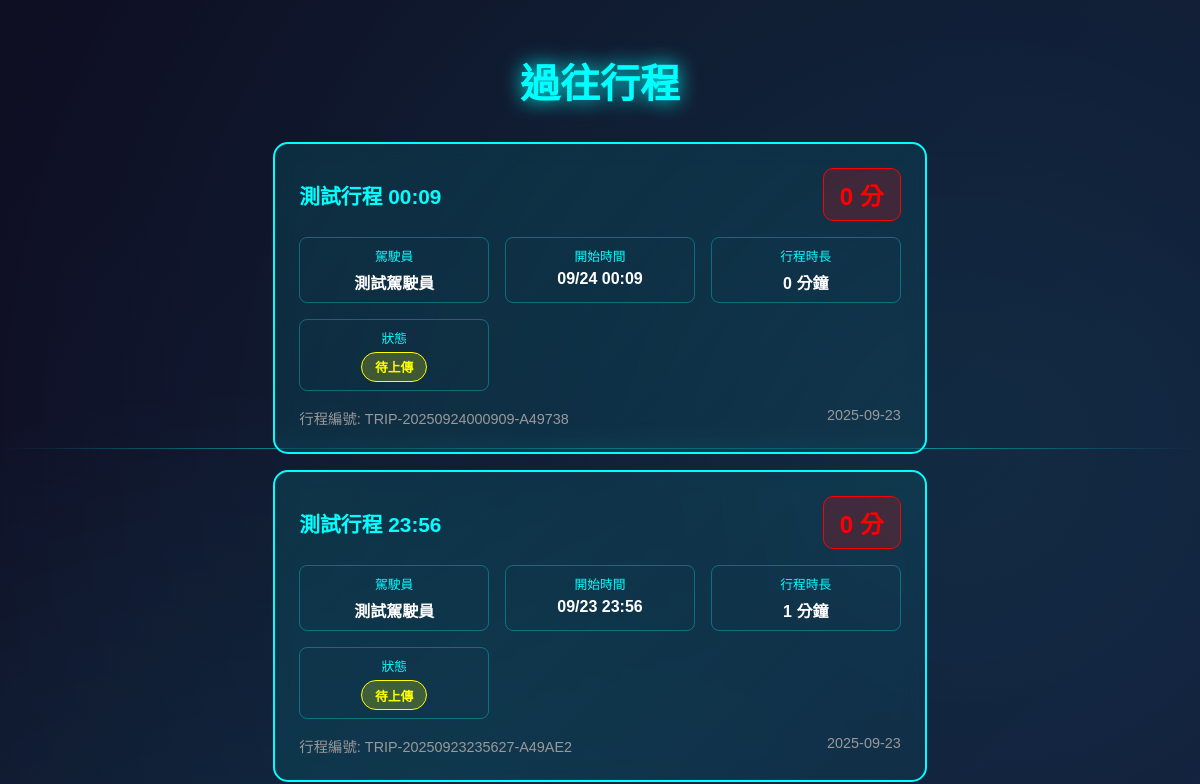
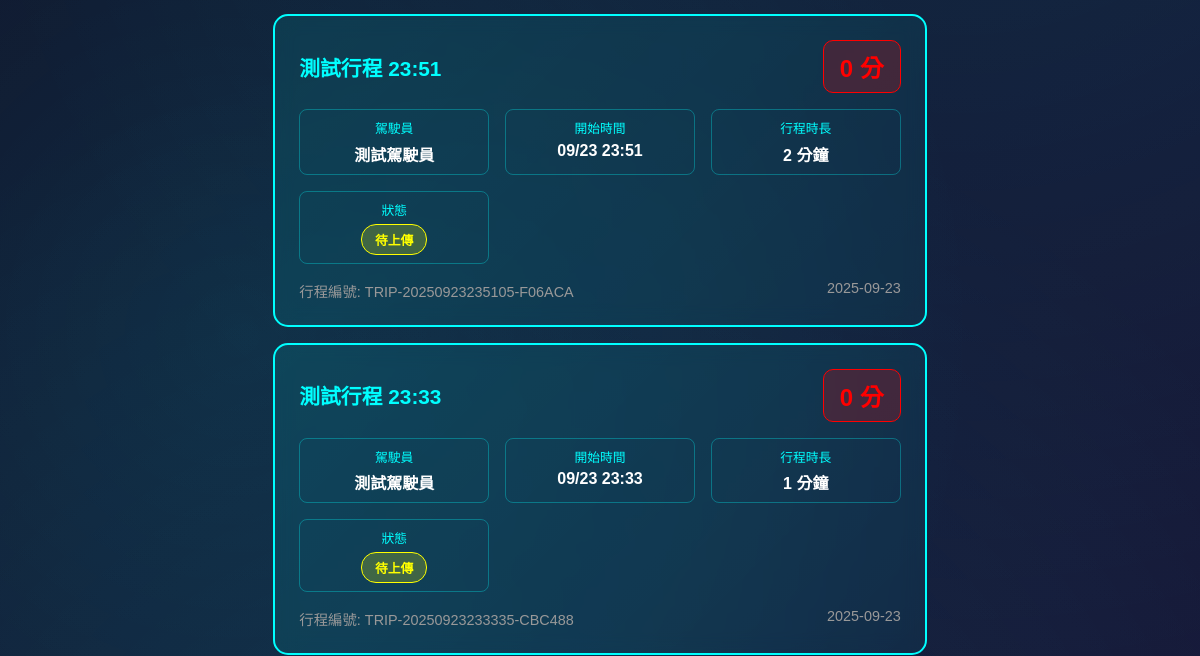
The page /trip/history (upper part) on the database as committed earlier (2 pictures, top to bottom).
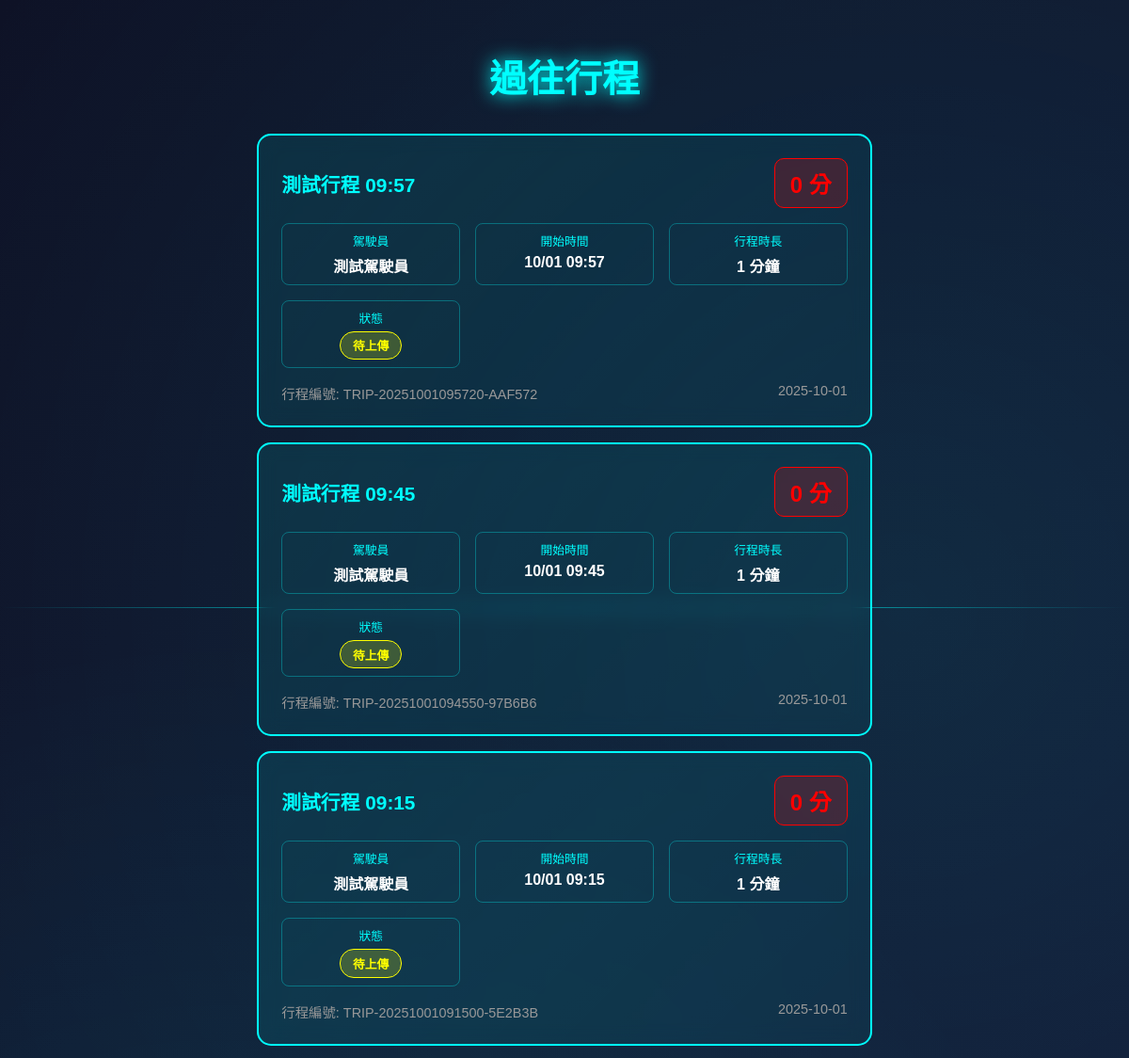
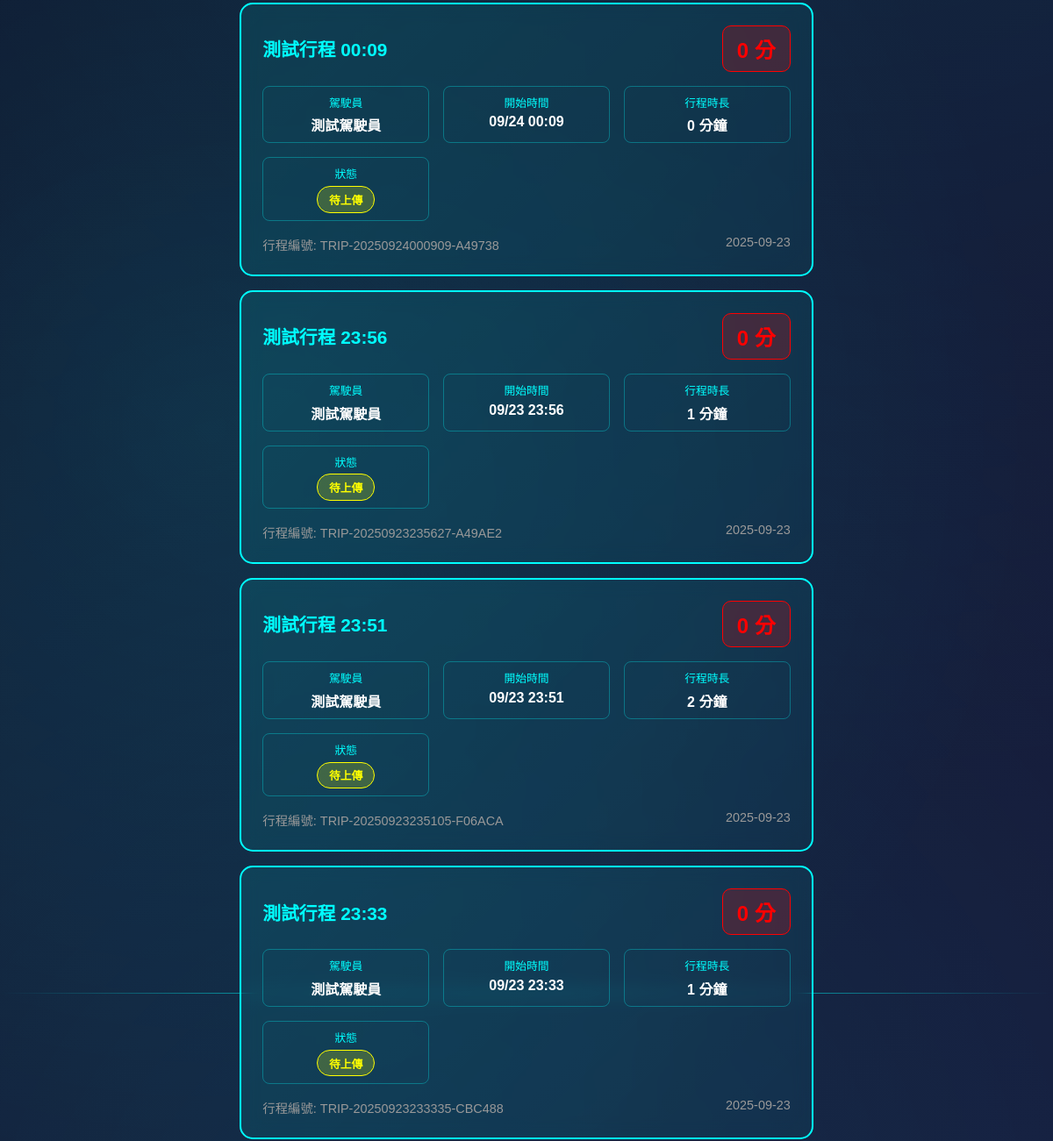
The same page on the database as committed later (2 pictures, top to bottom).
### models.py (models this page shows, shortened)
class Trip(db.Model):
    __tablename__ = 'trip'
    id = db.Column(db.Integer, primary_key=True)
    trip_number = db.Column(db.String(50), unique=True, nullable=False, comment='行程編號')
    name = db.Column(db.String(200), nullable=False, comment='行程名稱')
    device_id = db.Column(db.Integer, db.ForeignKey('vehicle_device.id'), nullable=False)
    personnel_id = db.Column(db.Integer, db.ForeignKey('personnel.id'), nullable=False)
    status = db.Column(db.String(20), default='準備中', comment='行程狀態: 準備中/進行中/已完成/已上傳')
    score = db.Column(db.Float, comment='行程評分')
    start_time = db.Column(db.DateTime, comment='開始時間')
    end_time = db.Column(db.DateTime, comment='結束時間')
    created_at = db.Column(db.DateTime, default=datetime.utcnow)
    video_storage_path = db.Column(db.String(500), comment='影片儲存路徑')
    data_storage_path = db.Column(db.String(500), comment='資料儲存路徑')
    synced_to_server = db.Column(db.Boolean, default=False, comment='是否已同步到伺服器')
    sync_attempts = db.Column(db.Integer, default=0, comment='同步嘗試次數')
    last_sync_attempt = db.Column(db.DateTime, comment='最後同步嘗試時間')
    device = db.relationship('VehicleDevice', backref='trips')
    personnel = db.relationship('Personnel', backref='trips')

class Personnel(db.Model):
    __tablename__ = 'personnel'
    id = db.Column(db.Integer, primary_key=True)
    personnel_number = db.Column(db.String(50), unique=True, nullable=False, comment='人員編號')
    name = db.Column(db.String(100), nullable=False, comment='姓名')
    license_number = db.Column(db.String(50), nullable=False, comment='駕照號碼')
    card_id = db.Column(db.String(50), comment='卡片ID - 用於刷卡識別')
    last_sync = db.Column(db.DateTime, comment='最後同步時間')

### blueprints/trip.py (the view)
@trip_bp.route('/history')
def trip_history():
    completed_trips = Trip.query.filter(
        Trip.status.in_(['已完成', '已上傳'])
    ).order_by(Trip.created_at.desc()).all()
    for trip in completed_trips:
        if trip.score is None:
            total_deduction = db.session.query(db.func.sum(EventLog.deduction_points)).filter_by(trip_id=trip.id).scalar() or 0
            trip.score = max(0, 100 - total_deduction)
    db.session.commit()
    return render_template('trip/history.html', trips=completed_trips)

### templates/trip/history.html (shortened to what this page needs)
{% extends "base.html" %}
{% block content %}
<div class="container">
    <div class="history-container">
        <h1 class="history-title">過往行程</h1>
        {% if trips %}
            <div class="trip-grid">
                {% for trip in trips %}
                <div class="trip-card" onclick="viewTripDetails({{ trip.id }})">
                    <div class="trip-header">
                        <div class="trip-name">{{ trip.name }}</div>
                        <div class="trip-score {{ 'score-excellent' if (trip.score or 0) >= 90 else 'score-good' if (trip.score or 0) >= 70 else 'score-poor' if (trip.score or 0) >= 50 else 'score-bad' }}">
                            {{ trip.score or 0 }} 分
                        </div>
                    </div>
                    <div class="trip-details">
                        <div class="detail-item">
                            <div class="detail-label">駕駛員</div>
                            <div class="detail-value">{{ trip.personnel.name if trip.personnel else '未知' }}</div>
                        </div>
                        <div class="detail-item">
                            <div class="detail-label">開始時間</div>
                            <div class="detail-value">
                                {% if trip.start_time %}
                                    {{ trip.start_time.strftime('%m/%d %H:%M') }}
                                {% else %}
                                    -
                                {% endif %}
                            </div>
                        </div>
                        <div class="detail-item">
                            <div class="detail-label">行程時長</div>
                            <div class="detail-value">
                                {% if trip.start_time and trip.end_time %}
                                    {{ ((trip.end_time - trip.start_time).total_seconds() / 60) | round | int }} 分鐘
                                {% else %}
                                    -
                                {% endif %}
                            </div>
                        </div>
                        <div class="detail-item">
                            <div class="detail-label">狀態</div>
                            <div class="detail-value">
                                <span class="sync-status {{ 'sync-completed' if trip.synced_to_server else 'sync-pending' }}">
                                    {{ '已上傳' if trip.synced_to_server else '待上傳' }}
                                </span>
                            </div>
                        </div>
                    </div>
                    <div class="trip-meta">
                        <span>行程編號: {{ trip.trip_number }}</span>
                        <span>{{ trip.created_at.strftime('%Y-%m-%d') }}</span>
                    </div>
                </div>
                {% endfor %}
            </div>
        {% else %}
            <div class="no-trips">
                目前沒有完成的行程記錄<br>
                開始您的第一趟行程吧！
            </div>
        {% endif %}
    </div>
</div>
{% endblock %}

### templates/base.html (shortened to what this page needs)
<!DOCTYPE html>
<html lang="zh-TW">
<head>
</head>
<body>
    <div class="tech-lines"></div>
    {% block content %}{% endblock %}
</body>
</html>

### templates/base.html (style rules this page uses)
* { margin: 0; padding: 0; box-sizing: border-box; }
body { font-family: 'Arial', 'Microsoft JhengHei', sans-serif; background: linear-gradient(135deg, #0f0f23 0%, #1a1a3e 100%); color: #00ffff; min-height: 100vh; overflow-x: hidden; overflow-y: auto; }
.container { display: flex; flex-direction: column; align-items: center; justify-content: center; min-height: 100vh; padding: 20px; position: relative; }
.container::before { content: ''; position: fixed; top: 0; left: 0; right: 0; bottom: 0; background-image: radial-gradient(circle at 20% 50%, rgba(0, 255, 255, 0.1) 0%, transparent 50%), radial-gradient(circle at 80% 20%, rgba(0, 255, 255, 0.1) 0%, transparent 50%), radial-gradient(circle at 40% 80%, rgba(0, 255, 255, 0.1) 0%, transparent 50%); animation: pulse 4s ease-in-out infinite alternate; pointer-events: none; }
.tech-lines { position: fixed; top: 0; left: 0; width: 100%; height: 100%; pointer-events: none; z-index: 0; }
.tech-lines::before, .tech-lines::after { content: ''; position: absolute; background: linear-gradient(90deg, transparent, #00ffff, transparent); height: 1px; width: 100%; animation: scan 3s linear infinite; }
.tech-lines::before { top: 20%; animation-delay: 0s; }
.tech-lines::after { bottom: 30%; animation-delay: 1.5s; }

### templates/trip/history.html (style rules this page uses)
.history-container { max-width: 1000px; margin: 0 auto; padding: 2rem; }
.history-title { font-size: 2.5rem; color: #00ffff; text-shadow: 0 0 20px #00ffff; text-align: center; margin-bottom: 2rem; }
.trip-grid { display: grid; gap: 1rem; margin-bottom: 2rem; }
.trip-card { background: linear-gradient(135deg, rgba(0, 255, 255, 0.1), rgba(0, 255, 255, 0.05)); border: 2px solid #00ffff; border-radius: 15px; padding: 1.5rem; backdrop-filter: blur(10px); transition: all 0.3s ease; cursor: pointer; }
.trip-header { display: flex; justify-content: space-between; align-items: center; margin-bottom: 1rem; flex-wrap: wrap; }
.trip-name { font-size: 1.3rem; color: #00ffff; font-weight: bold; }
.trip-score { font-size: 1.5rem; font-weight: bold; padding: 0.5rem 1rem; border-radius: 10px; }
.score-bad { color: #ff0000; background: rgba(255, 0, 0, 0.2); border: 1px solid #ff0000; }
.trip-details { display: grid; grid-template-columns: repeat(auto-fit, minmax(150px, 1fr)); gap: 1rem; margin-bottom: 1rem; }
.detail-item { text-align: center; padding: 0.5rem; border: 1px solid rgba(0, 255, 255, 0.3); border-radius: 8px; }
.detail-label { font-size: 0.8rem; color: #00ffff; margin-bottom: 0.3rem; }
.detail-value { font-size: 1rem; color: #ffffff; font-weight: bold; }
.trip-meta { display: flex; justify-content: space-between; font-size: 0.9rem; color: #999; margin-top: 1rem; }
.sync-status { display: inline-block; padding: 0.3rem 0.8rem; border-radius: 15px; font-size: 0.8rem; font-weight: bold; }
.sync-pending { background: rgba(255, 255, 0, 0.2); color: #ffff00; border: 1px solid #ffff00; }

Rows that differ between the two databases and show on the page:
added Trip: name "測試行程 09:57", score "0", personnel "測試駕駛員", start_time "10/01 09:57", end_time+start_time "1", synced_to_server "待上傳", trip_number "TRIP-20251001095720-AAF572", created_at "2025-10-01"
added Trip: name "測試行程 09:45", score "0", personnel "測試駕駛員", start_time "10/01 09:45", end_time+start_time "1", synced_to_server "待上傳", trip_number "TRIP-20251001094550-97B6B6", created_at "2025-10-01"
added Trip: name "測試行程 09:15", score "0", personnel "測試駕駛員", start_time "10/01 09:15", end_time+start_time "1", synced_to_server "待上傳", trip_number "TRIP-20251001091500-5E2B3B", created_at "2025-10-01"
